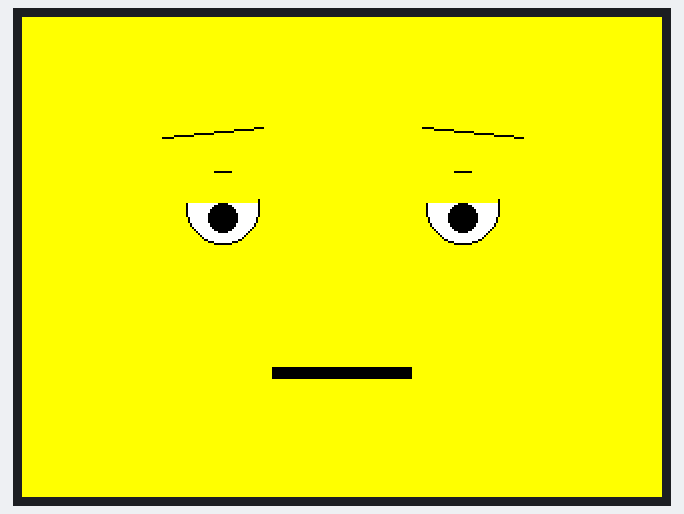
The sketch below on a simulated Arduino Uno, built with avr-gcc and run on an emulated ATmega328P. On the bench: 320×240 colour display.

Above: at 0.3 s.

The sketch:

Tired.ino
```cpp
#include <Adafruit_GFX.h>
#include <Adafruit_ILI9341.h>
#include <SPI.h>

#define TFT_CS   10
#define TFT_DC   9
#define TFT_RST  8

Adafruit_ILI9341 tft = Adafruit_ILI9341(TFT_CS, TFT_DC, TFT_RST);

void setup() {

  tft.begin();
  tft.setRotation(1);

  // full screen face
  tft.fillScreen(ILI9341_YELLOW);

  int cx = 160;
  int cy = 120;

  // tired eyebrows
  tft.drawLine(cx - 90, cy - 60, cx - 40, cy - 65, ILI9341_BLACK);
  tft.drawLine(cx + 40, cy - 65, cx + 90, cy - 60, ILI9341_BLACK);

  // eye whites
  tft.fillCircle(cx - 60, cy - 25, 18, ILI9341_WHITE);
  tft.drawCircle(cx - 60, cy - 25, 18, ILI9341_BLACK);

  tft.fillCircle(cx + 60, cy - 25, 18, ILI9341_WHITE);
  tft.drawCircle(cx + 60, cy - 25, 18, ILI9341_BLACK);

  // pupils (lowered slightly)
  tft.fillCircle(cx - 60, cy - 20, 7, ILI9341_BLACK);
  tft.fillCircle(cx + 60, cy - 20, 7, ILI9341_BLACK);

  // heavy eyelids
  tft.fillRect(cx - 78, cy - 42, 36, 15, ILI9341_YELLOW);
  tft.fillRect(cx + 42, cy - 42, 36, 15, ILI9341_YELLOW);

  // tired mouth
  tft.fillRect(cx - 35, cy + 55, 70, 6, ILI9341_BLACK);
}

void loop() {
}
```
